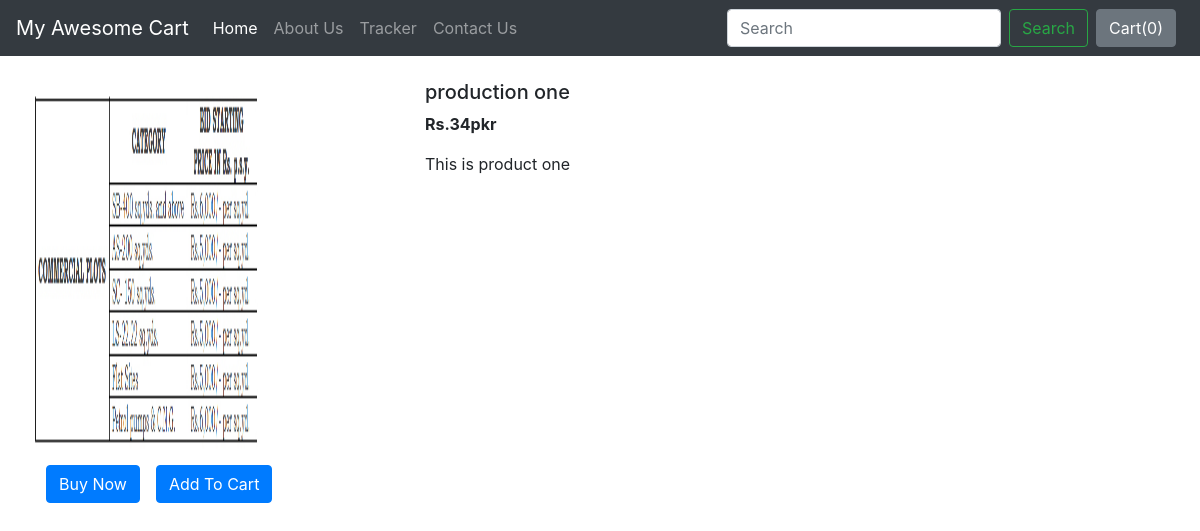
The page /shop/products/1 on the database its author committed.
### shop/models.py (models this page shows, shortened)
class Product(models.Model):
    product_id = models.AutoField
    product_name = models.CharField(max_length=50)
    category = models.CharField(max_length=50, default="")
    subcategory = models.CharField(max_length=50, default="")
    price = models.IntegerField(default=0)
    desc = models.CharField(max_length=300)
    pub_date = models.DateField()
    image = models.ImageField(upload_to='shop/images', default="")

### shop/views.py (the view)
# urls.py: path("products/<int:myid>", views.productView, name="productShop")
def productView(request, myid):
    product = Product.objects.filter(id = myid)
    return render(request, 'shop/prodView.html', {"product": product})

### shop/templates/shop/prodView.html (shortened to what this page needs)
{% extends 'shop/basic.html' %}
{% block body %}
<div class="container my-4">
    <div class="row">
    <div class="col-md-4">
    <div class="row">
        <img src="/media/{{product.0.image}}" width="233px" height="385px">
    </div>
        <div class="row">
            <button class="btn btn-primary mx-3">Buy Now</button>
            <button class="btn btn-primary">Add To Cart</button>
        </div>
    </div>
    <div class="col-md-8">
        <h5>{{product.0.product_name}}</h5>
        <p><b>Rs.{{product.0.price}}pkr </b></p>
        <p>{{product.0.desc}}</p>
    </div>
    </div>
</div>
{% endblock %}

### rows shown on the page
Product: image (picture), product_name "production one", price "34", desc "This is product one"
